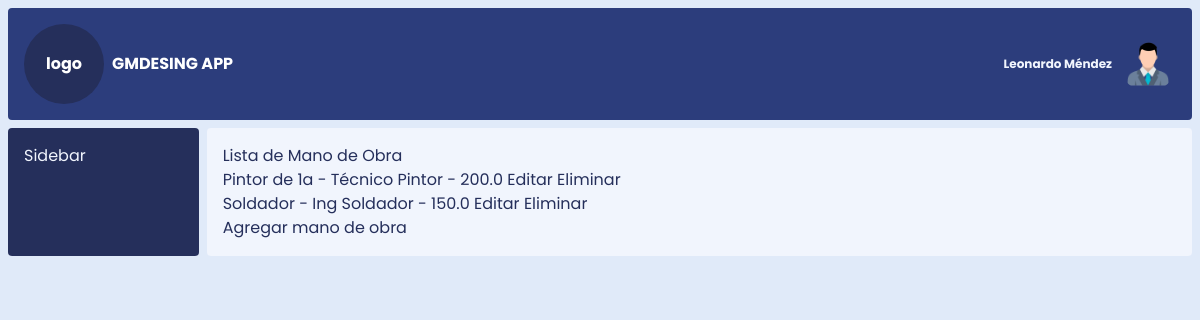
/mano_de_obra, run on the app's committed database.
### models.py (models this page shows)
class ManoDeObra(db.Model):
    id_mano_de_obra = db.Column(db.Integer, primary_key=True)
    nombre_mano_de_obra = db.Column(db.String(100), nullable=False)
    descripcion_mano_de_obra = db.Column(db.Text)
    costo_hora = db.Column(db.Float)

### app.py (the view)
@app.route('/mano_de_obra')
def listar_mano_de_obra():
    mano_de_obra_lista = ManoDeObra.query.all()
    return render_template('listar_mano_de_obra.html', mano_de_obra_lista=mano_de_obra_lista, datos=datos)

### templates/listar_mano_de_obra.html
{% extends 'base.html' %}
{% block content %}
    <h1>Lista de Mano de Obra</h1>
    <ul>
        {% for mano_de_obra in mano_de_obra_lista %}
            <li>{{ mano_de_obra.nombre_mano_de_obra }} - {{ mano_de_obra.descripcion_mano_de_obra or "Sin descripción" }} - {{ mano_de_obra.costo_hora or "Sin costo" }}
                <a href="{{ url_for('editar_mano_de_obra', id_mano_de_obra=mano_de_obra.id_mano_de_obra) }}">Editar</a>
                <a href="{{ url_for('eliminar_mano_de_obra', id_mano_de_obra=mano_de_obra.id_mano_de_obra) }}">Eliminar</a>
            </li>
        {% endfor %}
    </ul>
        <a href="{{ url_for('crear_mano_de_obra') }}">Agregar mano de obra</a>
{% endblock %}

### static/css/styles.css (style rules this page uses)
html, :host { line-height: 1.5; -webkit-text-size-adjust: 100%; -moz-tab-size: 4; -o-tab-size: 4; tab-size: 4; font-family: Poppins, sans-serif; font-feature-settings: normal; font-variation-settings: normal; -webkit-tap-highlight-color: transparent; }
body { margin: 0; line-height: inherit; }
h1, h2, h3, h4, h5, h6 { font-size: inherit; font-weight: inherit; }
a { color: inherit; text-decoration: inherit; }
blockquote, dl, dd, h1, h2, h3, h4, h5, h6, hr, figure, p, pre { margin: 0; }
ol, ul, menu { list-style: none; margin: 0; padding: 0; }
.base { --tw-bg-opacity: 1; background-color: rgb(224 234 249 / var(--tw-bg-opacity, 1)); }
.grid { display: grid; }
.h-\[100vh\] { height: 100vh; }
.grid-cols-12 { grid-template-columns: repeat(12, minmax(0, 1fr)); }
.gap-2 { gap: 0.5rem; }
.p-2 { padding: 0.5rem; }

### data on the page
ManoDeObra: nombre_mano_de_obra "Pintor de 1a", descripcion_mano_de_obra "Técnico Pintor", costo_hora "200.0"
ManoDeObra: nombre_mano_de_obra "Soldador", descripcion_mano_de_obra "Ing Soldador", costo_hora "150.0"

### other printed values
{{ datos.sistema }} "GMDESING APP"
{{ datos.usuario }} "Leonardo Méndez"
